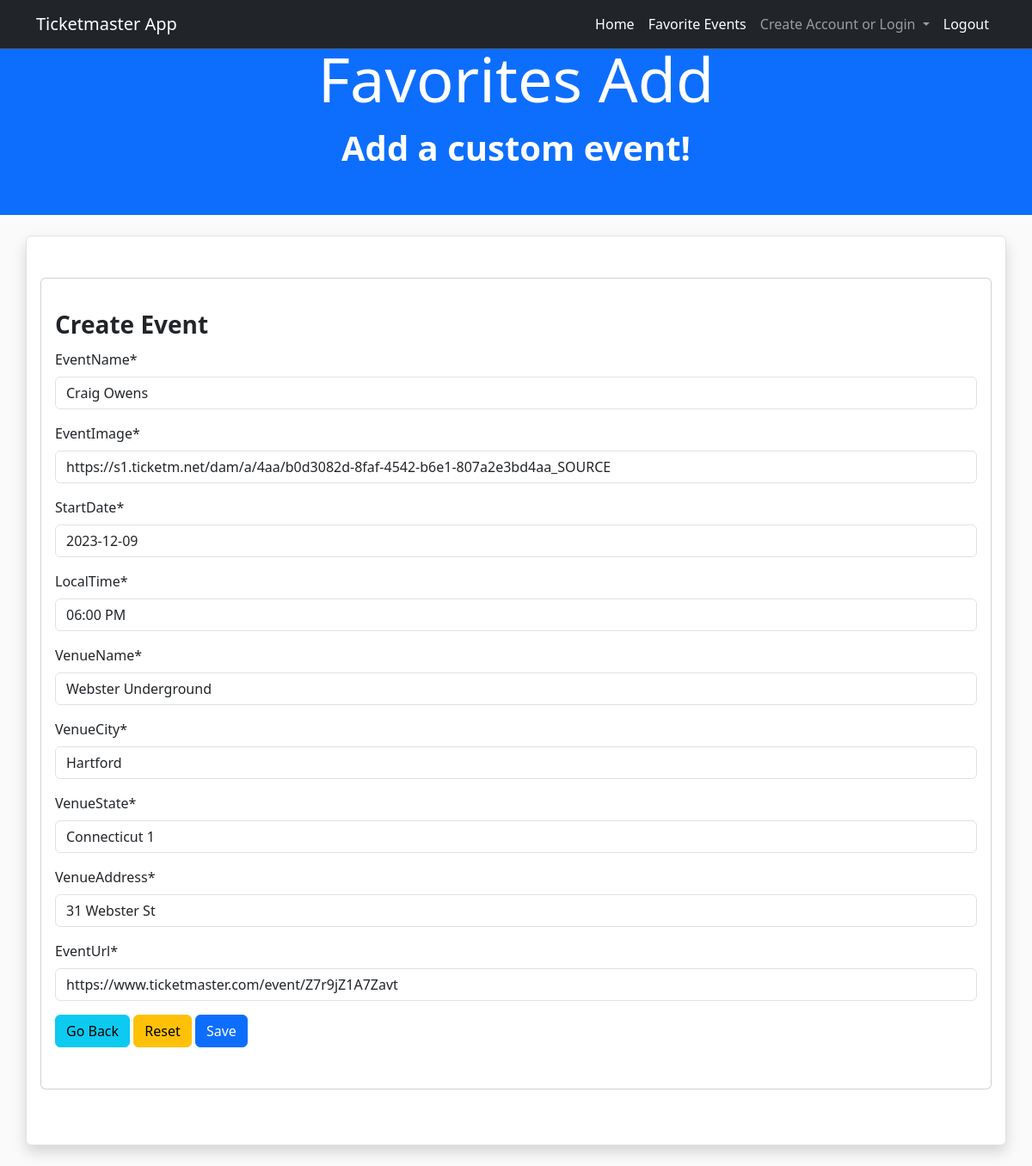
/ticketmaster/update/5 (signed in), run on the app's committed database.
### ticketmaster/models.py (models this page shows)
class Favorites_Library(models.Model):
    accountUser = models.CharField(max_length=60)
    eventName = models.CharField(max_length=60)
    eventImage = models.CharField(max_length=120)
    startDate = models.CharField(max_length=60)
    localTime = models.CharField(max_length=60)
    venueName = models.CharField(max_length=60)
    venueCity = models.CharField(max_length=60)
    venueState = models.CharField(max_length=60)
    venueAddress = models.CharField(max_length=60)
    eventUrl = models.CharField(max_length=120)

### ticketmaster/views.py (the view)
# urls.py: path('update/<int:event_id>',views.update_favorite,name="ticketmaster-update-favorite"),
@login_required(login_url='/login/1/')
def update_favorite(request, event_id):
    favorite = Favorites_Library.objects.get(id=event_id)
    form = Favorites_Library_Form(request.POST or None, instance=favorite)
    if form.is_valid():
        form.save()
        return redirect('ticketmaster-favorites')
    return render(request, 'ticketmaster/favorite-form.html', {'form': form})

### ticketmaster/forms.py
class Favorites_Library_Form(forms.ModelForm):
    class Meta:
        model = Favorites_Library
        exclude = ('accountUser',)

### templates/ticketmaster/favorite-form.html (shortened to what this page needs)
{% extends 'ticketmaster/base.html' %}
{% load crispy_forms_tags %}
{% block body %}
    <nav class="navbar navbar-expand-lg navbar-dark bg-dark border-bottom border-body fixed-top justify-content-center "
         data-bs-theme="dark">
        <div class="container">
            <a class="navbar-brand" href="#">Ticketmaster App</a>
            <div class="collapse navbar-collapse" id="navbarSupportedContent">
                <ul class="nav navbar-nav ms-auto w-100 justify-content-end">
                    <li class="nav-item">
                        <a class="nav-link active" aria-current="page" href="{% url 'ticketmaster-index' %}">Home</a>
                    </li>
                    <li class="nav-item dropdown">
                    <li class="nav-item">
                        <a class="nav-link active" aria-current="page" href="{% url 'ticketmaster-favorites' %}"
                           method="GoTo">Favorite Events</a>
                    </li>
                    <a class="nav-link dropdown-toggle" href="#" id="navbarDropdown" role="button"
                       data-bs-toggle="dropdown" aria-expanded="false">
                        Create Account or Login
                    </a>
                    <li class="nav-item">
                        <a class="nav-link active" aria-current="page" href="{% url 'logout' %}"
                           method="logout">Logout</a>
                    </li>
                    </li>
                </ul>
            </div>
        </div>
    </nav>
    <div class="container-fluid bg-primary text-center ">
        <div class="row align-items-center justify-content-center text-white ">
            <div class="col-12 ">
                <h1 class="display-2 mt-5">Favorites Add</h1>
            </div>
            <div class="col-12">
                <p class="fw-bold fs-1 mb-5">Add a custom event!</p>
            </div>
        </div>
    </div>
    <div class="container py-5 px-3 my-4 shadow border border-1 rounded bg-white">
        <div class="card mb-3 mx-0">
             <div class="row g-0 ">
                     <div class="card-body">
                             <div class="row my-3">
                                <p class="fw-bold fs-3 mb-2">Create Event</p>
                                <form method="post" action="">
                                    {{ form|crispy }}
                                    <div class="my-3">
                                        <a href="{% url 'ticketmaster-favorites' %}" class="btn btn-info"> Go Back</a>
                                        <button type="reset" class="btn btn-warning">Reset</button>
                                        <button type="submit" class="btn btn-primary">Save</button>
                                    </div>
                                </form>
                            </div>
                    </div>
             </div>
        </div>
    </div>
{% endblock %}

### static/css/ticketmaster-styles.css (style rules this page uses)
body { background-color: #fafafa; }

### data on the page
Favorites_Library: eventName "Craig Owens", eventImage "https://s1.ticketm.net/dam/a/4aa/b0d3082d-8faf-4542-b6e1-807a2e3bd4aa_SOURCE", startDate "2023-12-09", localTime "06:00 PM", venueName "Webster Underground", venueCity "Hartford", venueState "Connecticut 1", venueAddress "31 Webster St", eventUrl "https://www.ticketmaster.com/event/Z7r9jZ1A7Zavt"
